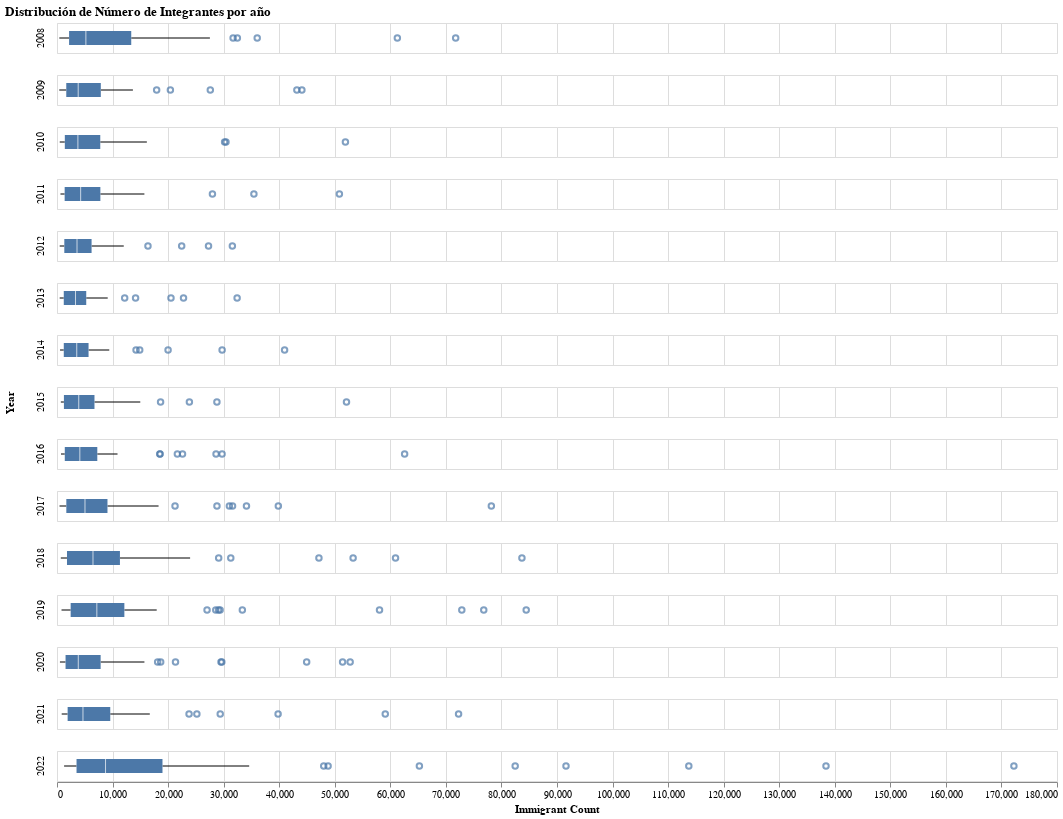

The cell this chart's notebook holds for it:
### Markdown cell above
Habiendo removido las categorías que representan diversas agrupaciones, veamos vizualmente la distribución de los totales de las nacionalidades por años.

### Code cell
# Filtrar datos para obtener el total de inmigrantes por nacionalidad en cada año
boxplot_0821 = grouped_0821[(grouped_0821["Age group"] == "All") &\
                            (grouped_0821["Sex"] == "Both")]

boxplot_22 = df_22[(df_22["Age group"] == "All") &\
                   (df_22["Sex"] == "Both")]

immi_boxplot = pd.concat([boxplot_0821, boxplot_22], axis = 0, ignore_index = True)

# Generar boxplots de datos de conteo de inmigrantes por año
alt.Chart(immi_boxplot, height = 30, width = 1000).mark_boxplot()\
    .encode(x = alt.X('Immigrant count:Q', title = "Immigrant Count"), row = 'Year:N', tooltip=["Nationality"])\
    .resolve_scale(x = 'shared',color='shared')\
    .properties(title='Distribución de Número de Integrantes Por Año')

### Figure 1 — Vega-Lite specification as saved in the notebook (floating-point values rounded to 4 significant figures; data arrays with more than 128 entries replaced by an {"elided": "..."} marker saying what was removed)
{"config": {"view": {"continuousWidth": 300, "continuousHeight": 300}}, "data": {"name": "data-d1a06e38aeea942f2ee58f82501033eb"}, "mark": {"type": "boxplot"}, "encoding": {"row": {"field": "Year", "type": "nominal"}, "tooltip": [{"field": "Nationality", "type": "nominal"}], "x": {"field": "Immigrant count", "title": "Immigrant Count", "type": "quantitative"}}, "height": 30, "resolve": {"scale": {"color": "shared", "x": "shared"}}, "title": "Distribución de Número de Integrantes por año", "width": 1000, "$schema": "https://vega.github.io/schema/vega-lite/v5.8.0.json", "datasets": {"data-d1a06e38aeea942f2ee58f82501033eb": {"elided": "795 records"}}}
